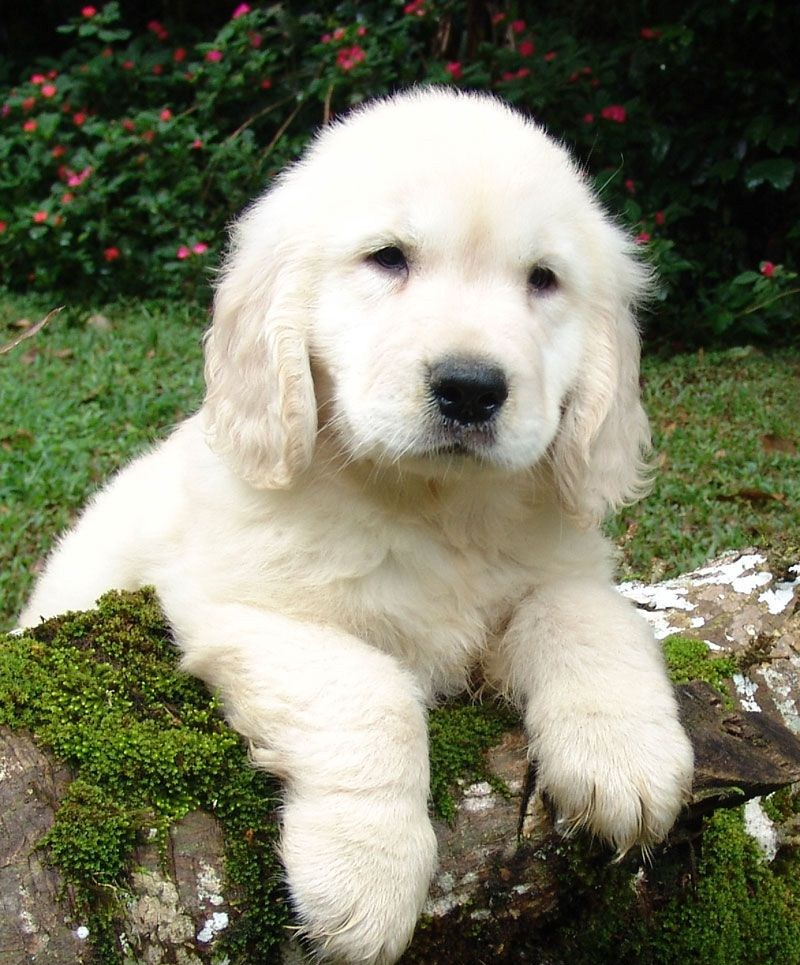
#> input picture Plotting/Dog.png, 800 x 965 px
$ jupyter execute --allow-errors SVD_comparison_subplots.ipynb   (older library calls are emulated)
#> lines starting #> are read from the running program, lines starting #| are printed output that depends on the picture
[cell 1]
# -*- coding: utf-8 -*-
"""
Created on Mon Feb 06 20:38:11 2017

@author: John
"""
import numpy as np
import numpy.linalg as lin
import matplotlib.pyplot as plt
from scipy import misc

#Loading the image, flatten converts the image to B&W
img = misc.imread('Dog.png',flatten = True)
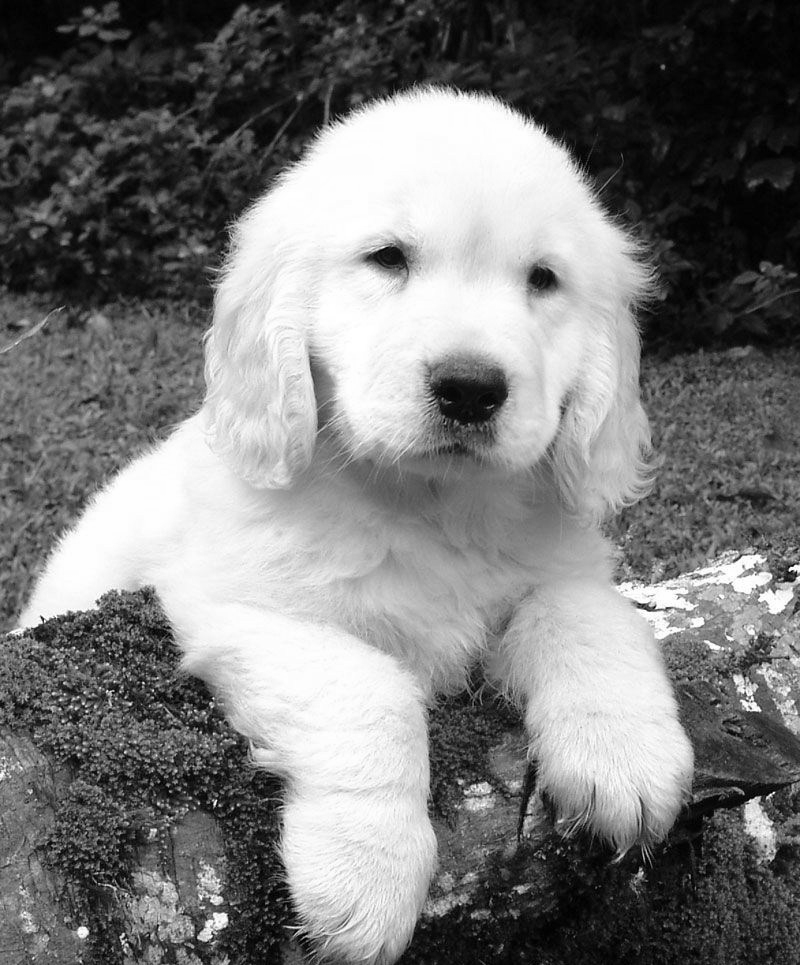
#> img: shape (965, 800) float32; min 0, max 255, mean 122.1


#SVD on image
U,S,V = lin.svd(img)
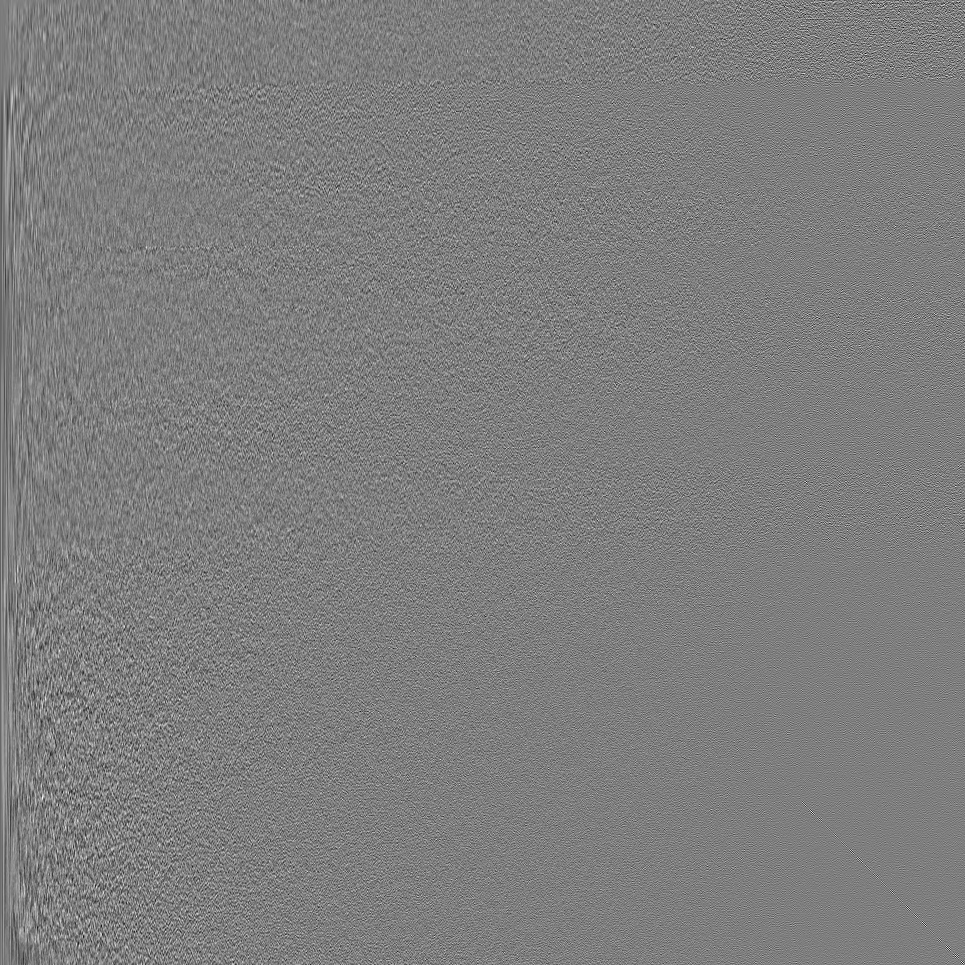
#> U: shape (965, 965) float32; min -0.196, max 0.199, mean -4.68e-05; drawn with min black and max white
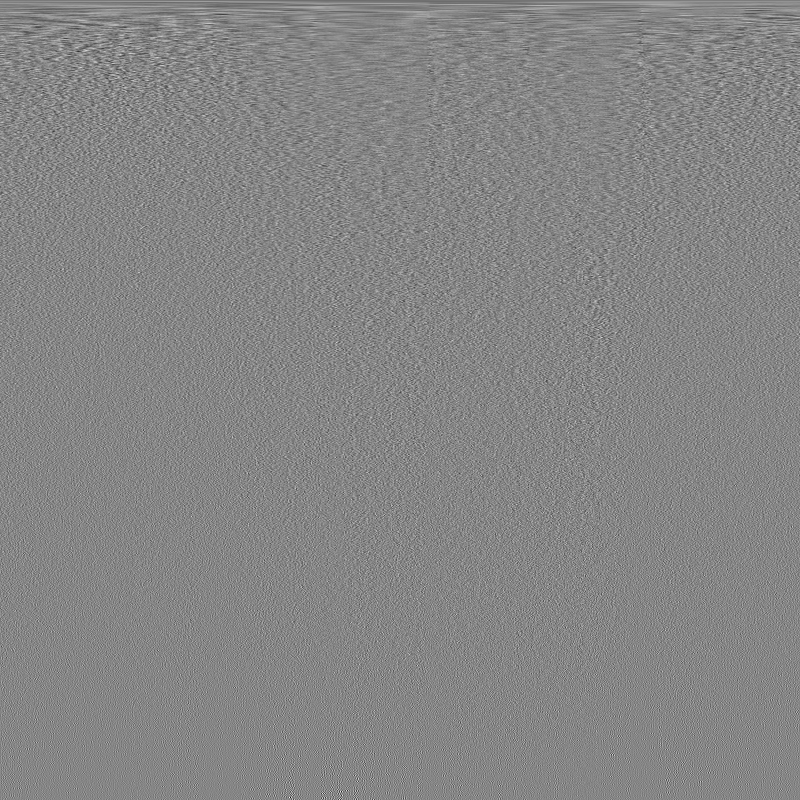
#> V: shape (800, 800) float32; min -0.294, max 0.266, mean -3.14e-05; drawn with min black and max white
#> S = 800 values, max 119738.4 at index 0, min 2.71 at index 799, mean 694.7
#reshaping sizes
pic_dim = U.shape[0],V.shape[0]
#> pic_dim = (965, 800)

#X shows the cumulative weight of singular values in S
X = np.cumsum(S)
#> X = 800 values from 119738.4 to 555793.4
X = X/sum(S)
#> X = 800 values from 0.215 to 1
plt.plot(X)

plt.xlabel('Singular value,number')
plt.ylabel('Normalized weight')

plt.title('Cumalative Weight of singular values')
plt.show()
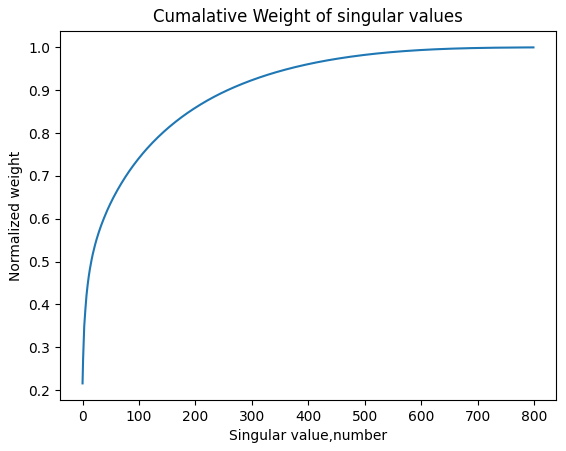
#> figure drawn by matplotlib, 1 panel; curve peaks at x = 799, y = 1

[cell 2]
rank = [i for i in np.arange(1,np.sqrt(len(S)))] #changes rank of matrices to compare compression
#> rank = 28 values from 1 to 28

#> (the rest of this cell did not finish here and is left out)

[cell 3]
rank
#> Out = 28 values from 1 to 28
